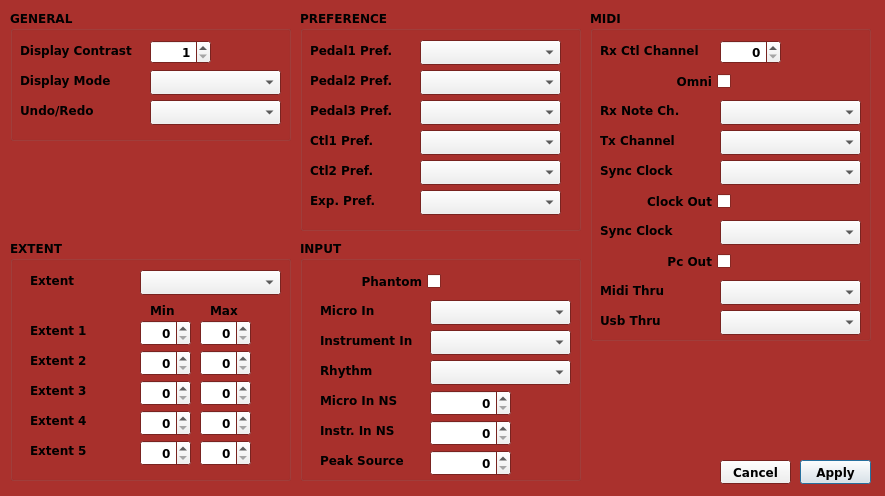
<?xml version="1.0" encoding="UTF-8"?>
<ui version="4.0">
 <class>BossRc500SystemDialog</class>
 <widget class="QDialog" name="BossRc500SystemDialog">
  <property name="geometry">
   <rect>
    <x>0</x>
    <y>0</y>
    <width>885</width>
    <height>496</height>
   </rect>
  </property>
  <property name="palette">
   <palette>
    <active>
     <colorrole role="Base">
      <brush brushstyle="SolidPattern">
       <color alpha="255">
        <red>255</red>
        <green>255</green>
        <blue>255</blue>
       </color>
      </brush>
     </colorrole>
     <colorrole role="Window">
      <brush brushstyle="SolidPattern">
       <color alpha="255">
        <red>170</red>
        <green>49</green>
        <blue>45</blue>
       </color>
      </brush>
     </colorrole>
    </active>
    <inactive>
     <colorrole role="Base">
      <brush brushstyle="SolidPattern">
       <color alpha="255">
        <red>255</red>
        <green>255</green>
        <blue>255</blue>
       </color>
      </brush>
     </colorrole>
     <colorrole role="Window">
      <brush brushstyle="SolidPattern">
       <color alpha="255">
        <red>170</red>
        <green>49</green>
        <blue>45</blue>
       </color>
      </brush>
     </colorrole>
    </inactive>
    <disabled>
     <colorrole role="Base">
      <brush brushstyle="SolidPattern">
       <color alpha="255">
        <red>170</red>
        <green>49</green>
        <blue>45</blue>
       </color>
      </brush>
     </colorrole>
     <colorrole role="Window">
      <brush brushstyle="SolidPattern">
       <color alpha="255">
        <red>170</red>
        <green>49</green>
        <blue>45</blue>
       </color>
      </brush>
     </colorrole>
    </disabled>
   </palette>
  </property>
  <property name="font">
   <font>
    <family>Bitstream Vera Sans</family>
    <weight>75</weight>
    <bold>true</bold>
   </font>
  </property>
  <property name="windowTitle">
   <string>Dialog</string>
  </property>
  <widget class="QGroupBox" name="gp_General">
   <property name="geometry">
    <rect>
     <x>10</x>
     <y>10</y>
     <width>281</width>
     <height>131</height>
    </rect>
   </property>
   <property name="title">
    <string>GENERAL</string>
   </property>
   <widget class="QLabel" name="label_general_DisplayContrast">
    <property name="geometry">
     <rect>
      <x>10</x>
      <y>30</y>
      <width>131</width>
      <height>21</height>
     </rect>
    </property>
    <property name="text">
     <string>Display Contrast</string>
    </property>
   </widget>
   <widget class="QComboBox" name="general_DisplayMode">
    <property name="geometry">
     <rect>
      <x>140</x>
      <y>60</y>
      <width>131</width>
      <height>25</height>
     </rect>
    </property>
   </widget>
   <widget class="QLabel" name="label_general_DisplayMode">
    <property name="geometry">
     <rect>
      <x>10</x>
      <y>60</y>
      <width>101</width>
      <height>21</height>
     </rect>
    </property>
    <property name="text">
     <string>Display Mode</string>
    </property>
   </widget>
   <widget class="QLabel" name="label_general_UndoREdo">
    <property name="geometry">
     <rect>
      <x>10</x>
      <y>90</y>
      <width>101</width>
      <height>21</height>
     </rect>
    </property>
    <property name="text">
     <string>Undo/Redo</string>
    </property>
   </widget>
   <widget class="QComboBox" name="general_UndoRedo">
    <property name="geometry">
     <rect>
      <x>140</x>
      <y>90</y>
      <width>131</width>
      <height>25</height>
     </rect>
    </property>
   </widget>
   <widget class="QSpinBox" name="general_DisplayContrast">
    <property name="geometry">
     <rect>
      <x>140</x>
      <y>30</y>
      <width>61</width>
      <height>24</height>
     </rect>
    </property>
    <property name="alignment">
     <set>Qt::AlignRight|Qt::AlignTrailing|Qt::AlignVCenter</set>
    </property>
    <property name="minimum">
     <number>1</number>
    </property>
    <property name="maximum">
     <number>10</number>
    </property>
   </widget>
  </widget>
  <widget class="QGroupBox" name="gp_Preference">
   <property name="geometry">
    <rect>
     <x>300</x>
     <y>10</y>
     <width>281</width>
     <height>221</height>
    </rect>
   </property>
   <property name="title">
    <string>PREFERENCE</string>
   </property>
   <widget class="QLabel" name="label_Pref_Pedal1Pref">
    <property name="geometry">
     <rect>
      <x>10</x>
      <y>30</y>
      <width>101</width>
      <height>21</height>
     </rect>
    </property>
    <property name="text">
     <string>Pedal1 Pref.</string>
    </property>
   </widget>
   <widget class="QComboBox" name="pref_Pedal1Pref">
    <property name="geometry">
     <rect>
      <x>120</x>
      <y>30</y>
      <width>141</width>
      <height>25</height>
     </rect>
    </property>
   </widget>
   <widget class="QComboBox" name="pref_Pedal2Pref">
    <property name="geometry">
     <rect>
      <x>120</x>
      <y>60</y>
      <width>141</width>
      <height>25</height>
     </rect>
    </property>
   </widget>
   <widget class="QLabel" name="label_Pref_Pedal2Pref">
    <property name="geometry">
     <rect>
      <x>10</x>
      <y>60</y>
      <width>101</width>
      <height>21</height>
     </rect>
    </property>
    <property name="text">
     <string>Pedal2 Pref.</string>
    </property>
   </widget>
   <widget class="QLabel" name="label_Pref_Pedal3Pref">
    <property name="geometry">
     <rect>
      <x>10</x>
      <y>90</y>
      <width>101</width>
      <height>21</height>
     </rect>
    </property>
    <property name="text">
     <string>Pedal3 Pref.</string>
    </property>
   </widget>
   <widget class="QComboBox" name="pref_Pedal3Pref">
    <property name="geometry">
     <rect>
      <x>120</x>
      <y>90</y>
      <width>141</width>
      <height>25</height>
     </rect>
    </property>
   </widget>
   <widget class="QComboBox" name="pref_Ctl1Pref">
    <property name="geometry">
     <rect>
      <x>120</x>
      <y>120</y>
      <width>141</width>
      <height>25</height>
     </rect>
    </property>
   </widget>
   <widget class="QLabel" name="label_Pref_Ctl1Pref">
    <property name="geometry">
     <rect>
      <x>10</x>
      <y>120</y>
      <width>101</width>
      <height>21</height>
     </rect>
    </property>
    <property name="text">
     <string>Ctl1 Pref.</string>
    </property>
   </widget>
   <widget class="QComboBox" name="pref_Ctl2Pref">
    <property name="geometry">
     <rect>
      <x>120</x>
      <y>150</y>
      <width>141</width>
      <height>25</height>
     </rect>
    </property>
   </widget>
   <widget class="QLabel" name="label_Pref_Ctl2Pref">
    <property name="geometry">
     <rect>
      <x>10</x>
      <y>150</y>
      <width>101</width>
      <height>21</height>
     </rect>
    </property>
    <property name="text">
     <string>Ctl2 Pref.</string>
    </property>
   </widget>
   <widget class="QLabel" name="label_Pref_ExpPref">
    <property name="geometry">
     <rect>
      <x>10</x>
      <y>180</y>
      <width>101</width>
      <height>21</height>
     </rect>
    </property>
    <property name="text">
     <string>Exp. Pref.</string>
    </property>
   </widget>
   <widget class="QComboBox" name="pref_ExpPref">
    <property name="geometry">
     <rect>
      <x>120</x>
      <y>180</y>
      <width>141</width>
      <height>25</height>
     </rect>
    </property>
   </widget>
  </widget>
  <widget class="QGroupBox" name="gp_Midi">
   <property name="geometry">
    <rect>
     <x>590</x>
     <y>10</y>
     <width>281</width>
     <height>331</height>
    </rect>
   </property>
   <property name="title">
    <string>MIDI</string>
   </property>
   <widget class="QComboBox" name="midi_RxNoteCh">
    <property name="geometry">
     <rect>
      <x>130</x>
      <y>90</y>
      <width>141</width>
      <height>25</height>
     </rect>
    </property>
   </widget>
   <widget class="QLabel" name="label_midi_RxNoteCh">
    <property name="geometry">
     <rect>
      <x>10</x>
      <y>90</y>
      <width>101</width>
      <height>21</height>
     </rect>
    </property>
    <property name="text">
     <string>Rx Note Ch.</string>
    </property>
   </widget>
   <widget class="QLabel" name="label_midi_TxChannel">
    <property name="geometry">
     <rect>
      <x>10</x>
      <y>120</y>
      <width>101</width>
      <height>21</height>
     </rect>
    </property>
    <property name="text">
     <string>Tx Channel</string>
    </property>
   </widget>
   <widget class="QComboBox" name="midi_TxChannel">
    <property name="geometry">
     <rect>
      <x>130</x>
      <y>120</y>
      <width>141</width>
      <height>25</height>
     </rect>
    </property>
   </widget>
   <widget class="QLabel" name="label_midi_SyncClock">
    <property name="geometry">
     <rect>
      <x>10</x>
      <y>150</y>
      <width>101</width>
      <height>21</height>
     </rect>
    </property>
    <property name="text">
     <string>Sync Clock</string>
    </property>
   </widget>
   <widget class="QLabel" name="label_midi_RxCtlChannel">
    <property name="geometry">
     <rect>
      <x>10</x>
      <y>30</y>
      <width>111</width>
      <height>21</height>
     </rect>
    </property>
    <property name="text">
     <string>Rx Ctl Channel</string>
    </property>
   </widget>
   <widget class="QSpinBox" name="midi_RxCtlChannel">
    <property name="geometry">
     <rect>
      <x>130</x>
      <y>30</y>
      <width>61</width>
      <height>24</height>
     </rect>
    </property>
    <property name="alignment">
     <set>Qt::AlignRight|Qt::AlignTrailing|Qt::AlignVCenter</set>
    </property>
    <property name="maximum">
     <number>100</number>
    </property>
   </widget>
   <widget class="QComboBox" name="midi_SyncClock">
    <property name="geometry">
     <rect>
      <x>130</x>
      <y>150</y>
      <width>141</width>
      <height>25</height>
     </rect>
    </property>
   </widget>
   <widget class="QCheckBox" name="midi_ClockOut">
    <property name="geometry">
     <rect>
      <x>10</x>
      <y>180</y>
      <width>131</width>
      <height>23</height>
     </rect>
    </property>
    <property name="layoutDirection">
     <enum>Qt::RightToLeft</enum>
    </property>
    <property name="text">
     <string>Clock Out</string>
    </property>
   </widget>
   <widget class="QComboBox" name="midi_SyncClock_2">
    <property name="geometry">
     <rect>
      <x>130</x>
      <y>210</y>
      <width>141</width>
      <height>25</height>
     </rect>
    </property>
   </widget>
   <widget class="QLabel" name="label_midi_SyncClock_2">
    <property name="geometry">
     <rect>
      <x>10</x>
      <y>210</y>
      <width>101</width>
      <height>21</height>
     </rect>
    </property>
    <property name="text">
     <string>Sync Clock</string>
    </property>
   </widget>
   <widget class="QCheckBox" name="midi_PcOut">
    <property name="geometry">
     <rect>
      <x>10</x>
      <y>240</y>
      <width>131</width>
      <height>23</height>
     </rect>
    </property>
    <property name="layoutDirection">
     <enum>Qt::RightToLeft</enum>
    </property>
    <property name="text">
     <string>Pc Out</string>
    </property>
   </widget>
   <widget class="QLabel" name="label_midi_MidiThru">
    <property name="geometry">
     <rect>
      <x>10</x>
      <y>270</y>
      <width>101</width>
      <height>21</height>
     </rect>
    </property>
    <property name="text">
     <string>Midi Thru</string>
    </property>
   </widget>
   <widget class="QComboBox" name="midi_MidiThru">
    <property name="geometry">
     <rect>
      <x>130</x>
      <y>270</y>
      <width>141</width>
      <height>25</height>
     </rect>
    </property>
   </widget>
   <widget class="QLabel" name="label_midi_UsbThru">
    <property name="geometry">
     <rect>
      <x>10</x>
      <y>300</y>
      <width>101</width>
      <height>21</height>
     </rect>
    </property>
    <property name="text">
     <string>Usb Thru</string>
    </property>
   </widget>
   <widget class="QComboBox" name="midi_UsbThru">
    <property name="geometry">
     <rect>
      <x>130</x>
      <y>300</y>
      <width>141</width>
      <height>25</height>
     </rect>
    </property>
   </widget>
   <widget class="QCheckBox" name="midi_Omni">
    <property name="geometry">
     <rect>
      <x>10</x>
      <y>60</y>
      <width>131</width>
      <height>23</height>
     </rect>
    </property>
    <property name="layoutDirection">
     <enum>Qt::RightToLeft</enum>
    </property>
    <property name="text">
     <string>Omni</string>
    </property>
   </widget>
  </widget>
  <widget class="QGroupBox" name="gp_Extent">
   <property name="geometry">
    <rect>
     <x>10</x>
     <y>240</y>
     <width>281</width>
     <height>241</height>
    </rect>
   </property>
   <property name="title">
    <string>EXTENT</string>
   </property>
   <widget class="QLabel" name="label_extent_Extent1">
    <property name="geometry">
     <rect>
      <x>20</x>
      <y>80</y>
      <width>101</width>
      <height>21</height>
     </rect>
    </property>
    <property name="text">
     <string>Extent 1</string>
    </property>
   </widget>
   <widget class="QLabel" name="label_extent_Extent2">
    <property name="geometry">
     <rect>
      <x>20</x>
      <y>110</y>
      <width>101</width>
      <height>21</height>
     </rect>
    </property>
    <property name="text">
     <string>Extent 2</string>
    </property>
   </widget>
   <widget class="QLabel" name="label_extent_Extent3">
    <property name="geometry">
     <rect>
      <x>20</x>
      <y>140</y>
      <width>101</width>
      <height>21</height>
     </rect>
    </property>
    <property name="text">
     <string>Extent 3</string>
    </property>
   </widget>
   <widget class="QLabel" name="label_extent_Extent4">
    <property name="geometry">
     <rect>
      <x>20</x>
      <y>170</y>
      <width>101</width>
      <height>21</height>
     </rect>
    </property>
    <property name="text">
     <string>Extent 4</string>
    </property>
   </widget>
   <widget class="QLabel" name="label_extent_Extent5">
    <property name="geometry">
     <rect>
      <x>20</x>
      <y>200</y>
      <width>101</width>
      <height>21</height>
     </rect>
    </property>
    <property name="text">
     <string>Extent 5</string>
    </property>
   </widget>
   <widget class="QSpinBox" name="extent_Extent1Min">
    <property name="geometry">
     <rect>
      <x>130</x>
      <y>80</y>
      <width>51</width>
      <height>26</height>
     </rect>
    </property>
    <property name="alignment">
     <set>Qt::AlignRight|Qt::AlignTrailing|Qt::AlignVCenter</set>
    </property>
   </widget>
   <widget class="QLabel" name="label_extent_Extent">
    <property name="geometry">
     <rect>
      <x>20</x>
      <y>30</y>
      <width>101</width>
      <height>21</height>
     </rect>
    </property>
    <property name="text">
     <string>Extent</string>
    </property>
   </widget>
   <widget class="QComboBox" name="extent_Extent">
    <property name="geometry">
     <rect>
      <x>130</x>
      <y>30</y>
      <width>141</width>
      <height>25</height>
     </rect>
    </property>
   </widget>
   <widget class="QLabel" name="label_extent_ExtentMax">
    <property name="geometry">
     <rect>
      <x>200</x>
      <y>60</y>
      <width>31</width>
      <height>21</height>
     </rect>
    </property>
    <property name="text">
     <string>Max</string>
    </property>
   </widget>
   <widget class="QSpinBox" name="extent_Extent1Max">
    <property name="geometry">
     <rect>
      <x>190</x>
      <y>80</y>
      <width>51</width>
      <height>26</height>
     </rect>
    </property>
    <property name="alignment">
     <set>Qt::AlignRight|Qt::AlignTrailing|Qt::AlignVCenter</set>
    </property>
   </widget>
   <widget class="QSpinBox" name="extent_Extent2Max">
    <property name="geometry">
     <rect>
      <x>190</x>
      <y>110</y>
      <width>51</width>
      <height>26</height>
     </rect>
    </property>
    <property name="alignment">
     <set>Qt::AlignRight|Qt::AlignTrailing|Qt::AlignVCenter</set>
    </property>
   </widget>
   <widget class="QLabel" name="label_extent_ExtentMin">
    <property name="geometry">
     <rect>
      <x>140</x>
      <y>60</y>
      <width>31</width>
      <height>21</height>
     </rect>
    </property>
    <property name="text">
     <string>Min</string>
    </property>
   </widget>
   <widget class="QSpinBox" name="extent_Extent2Min">
    <property name="geometry">
     <rect>
      <x>130</x>
      <y>110</y>
      <width>51</width>
      <height>26</height>
     </rect>
    </property>
    <property name="alignment">
     <set>Qt::AlignRight|Qt::AlignTrailing|Qt::AlignVCenter</set>
    </property>
   </widget>
   <widget class="QSpinBox" name="extent_Extent3Max">
    <property name="geometry">
     <rect>
      <x>190</x>
      <y>140</y>
      <width>51</width>
      <height>26</height>
     </rect>
    </property>
    <property name="alignment">
     <set>Qt::AlignRight|Qt::AlignTrailing|Qt::AlignVCenter</set>
    </property>
   </widget>
   <widget class="QSpinBox" name="extent_Extent3Min">
    <property name="geometry">
     <rect>
      <x>130</x>
      <y>140</y>
      <width>51</width>
      <height>26</height>
     </rect>
    </property>
    <property name="alignment">
     <set>Qt::AlignRight|Qt::AlignTrailing|Qt::AlignVCenter</set>
    </property>
   </widget>
   <widget class="QSpinBox" name="extent_Extent4Max">
    <property name="geometry">
     <rect>
      <x>190</x>
      <y>170</y>
      <width>51</width>
      <height>26</height>
     </rect>
    </property>
    <property name="alignment">
     <set>Qt::AlignRight|Qt::AlignTrailing|Qt::AlignVCenter</set>
    </property>
   </widget>
   <widget class="QSpinBox" name="extent_Extent4Min">
    <property name="geometry">
     <rect>
      <x>130</x>
      <y>170</y>
      <width>51</width>
      <height>26</height>
     </rect>
    </property>
    <property name="alignment">
     <set>Qt::AlignRight|Qt::AlignTrailing|Qt::AlignVCenter</set>
    </property>
   </widget>
   <widget class="QSpinBox" name="extent_Extent5Max">
    <property name="geometry">
     <rect>
      <x>190</x>
      <y>200</y>
      <width>51</width>
      <height>26</height>
     </rect>
    </property>
    <property name="alignment">
     <set>Qt::AlignRight|Qt::AlignTrailing|Qt::AlignVCenter</set>
    </property>
   </widget>
   <widget class="QSpinBox" name="extent_Extent5Min">
    <property name="geometry">
     <rect>
      <x>130</x>
      <y>200</y>
      <width>51</width>
      <height>26</height>
     </rect>
    </property>
    <property name="alignment">
     <set>Qt::AlignRight|Qt::AlignTrailing|Qt::AlignVCenter</set>
    </property>
   </widget>
  </widget>
  <widget class="QGroupBox" name="gp_Input">
   <property name="geometry">
    <rect>
     <x>300</x>
     <y>240</y>
     <width>281</width>
     <height>241</height>
    </rect>
   </property>
   <property name="title">
    <string>INPUT</string>
   </property>
   <widget class="QCheckBox" name="input_Phantom">
    <property name="geometry">
     <rect>
      <x>10</x>
      <y>30</y>
      <width>131</width>
      <height>23</height>
     </rect>
    </property>
    <property name="layoutDirection">
     <enum>Qt::RightToLeft</enum>
    </property>
    <property name="text">
     <string>Phantom</string>
    </property>
   </widget>
   <widget class="QLabel" name="label_input_MicroIn">
    <property name="geometry">
     <rect>
      <x>20</x>
      <y>60</y>
      <width>101</width>
      <height>21</height>
     </rect>
    </property>
    <property name="text">
     <string>Micro In</string>
    </property>
   </widget>
   <widget class="QComboBox" name="input_MicroIn">
    <property name="geometry">
     <rect>
      <x>130</x>
      <y>60</y>
      <width>141</width>
      <height>25</height>
     </rect>
    </property>
   </widget>
   <widget class="QComboBox" name="input_InstrumentIn">
    <property name="geometry">
     <rect>
      <x>130</x>
      <y>90</y>
      <width>141</width>
      <height>25</height>
     </rect>
    </property>
   </widget>
   <widget class="QLabel" name="label_input_InstrIn">
    <property name="geometry">
     <rect>
      <x>20</x>
      <y>90</y>
      <width>101</width>
      <height>21</height>
     </rect>
    </property>
    <property name="text">
     <string>Instrument In</string>
    </property>
   </widget>
   <widget class="QLabel" name="label_input_Rhythm">
    <property name="geometry">
     <rect>
      <x>20</x>
      <y>120</y>
      <width>101</width>
      <height>21</height>
     </rect>
    </property>
    <property name="text">
     <string>Rhythm</string>
    </property>
   </widget>
   <widget class="QComboBox" name="input_Rhythm">
    <property name="geometry">
     <rect>
      <x>130</x>
      <y>120</y>
      <width>141</width>
      <height>25</height>
     </rect>
    </property>
   </widget>
   <widget class="QLabel" name="label_input_MicroInNs">
    <property name="geometry">
     <rect>
      <x>20</x>
      <y>150</y>
      <width>101</width>
      <height>21</height>
     </rect>
    </property>
    <property name="text">
     <string>Micro In NS</string>
    </property>
   </widget>
   <widget class="QLabel" name="label_input_PeakSource">
    <property name="geometry">
     <rect>
      <x>20</x>
      <y>210</y>
      <width>101</width>
      <height>21</height>
     </rect>
    </property>
    <property name="text">
     <string>Peak Source</string>
    </property>
   </widget>
   <widget class="QSpinBox" name="input_PeakSource">
    <property name="geometry">
     <rect>
      <x>130</x>
      <y>210</y>
      <width>81</width>
      <height>26</height>
     </rect>
    </property>
    <property name="alignment">
     <set>Qt::AlignRight|Qt::AlignTrailing|Qt::AlignVCenter</set>
    </property>
   </widget>
   <widget class="QSpinBox" name="input_MicroInNs">
    <property name="geometry">
     <rect>
      <x>130</x>
      <y>150</y>
      <width>81</width>
      <height>26</height>
     </rect>
    </property>
    <property name="alignment">
     <set>Qt::AlignRight|Qt::AlignTrailing|Qt::AlignVCenter</set>
    </property>
   </widget>
   <widget class="QLabel" name="label_input_InstrInNs">
    <property name="geometry">
     <rect>
      <x>20</x>
      <y>180</y>
      <width>101</width>
      <height>21</height>
     </rect>
    </property>
    <property name="text">
     <string>Instr. In NS</string>
    </property>
   </widget>
   <widget class="QSpinBox" name="input_InstrInNs">
    <property name="geometry">
     <rect>
      <x>130</x>
      <y>180</y>
      <width>81</width>
      <height>26</height>
     </rect>
    </property>
    <property name="alignment">
     <set>Qt::AlignRight|Qt::AlignTrailing|Qt::AlignVCenter</set>
    </property>
   </widget>
  </widget>
  <widget class="QPushButton" name="button_Apply">
   <property name="geometry">
    <rect>
     <x>800</x>
     <y>460</y>
     <width>71</width>
     <height>24</height>
    </rect>
   </property>
   <property name="text">
    <string>Apply</string>
   </property>
  </widget>
  <widget class="QPushButton" name="button_Cancel">
   <property name="geometry">
    <rect>
     <x>720</x>
     <y>460</y>
     <width>71</width>
     <height>24</height>
    </rect>
   </property>
   <property name="text">
    <string>Cancel</string>
   </property>
  </widget>
 </widget>
 <layoutdefault spacing="5" margin="8"/>
 <tabstops>
  <tabstop>general_DisplayContrast</tabstop>
  <tabstop>general_DisplayMode</tabstop>
  <tabstop>general_UndoRedo</tabstop>
  <tabstop>pref_Pedal1Pref</tabstop>
  <tabstop>pref_Pedal2Pref</tabstop>
  <tabstop>pref_Pedal3Pref</tabstop>
  <tabstop>pref_Ctl1Pref</tabstop>
  <tabstop>pref_Ctl2Pref</tabstop>
  <tabstop>pref_ExpPref</tabstop>
  <tabstop>midi_RxCtlChannel</tabstop>
  <tabstop>midi_Omni</tabstop>
  <tabstop>midi_RxNoteCh</tabstop>
  <tabstop>midi_TxChannel</tabstop>
  <tabstop>midi_SyncClock</tabstop>
  <tabstop>midi_ClockOut</tabstop>
  <tabstop>midi_SyncClock_2</tabstop>
  <tabstop>midi_PcOut</tabstop>
  <tabstop>midi_MidiThru</tabstop>
  <tabstop>midi_UsbThru</tabstop>
  <tabstop>extent_Extent</tabstop>
  <tabstop>extent_Extent1Min</tabstop>
  <tabstop>extent_Extent1Max</tabstop>
  <tabstop>extent_Extent2Min</tabstop>
  <tabstop>extent_Extent2Max</tabstop>
  <tabstop>extent_Extent3Min</tabstop>
  <tabstop>extent_Extent3Max</tabstop>
  <tabstop>extent_Extent4Min</tabstop>
  <tabstop>extent_Extent4Max</tabstop>
  <tabstop>extent_Extent5Min</tabstop>
  <tabstop>extent_Extent5Max</tabstop>
  <tabstop>input_Phantom</tabstop>
  <tabstop>input_MicroIn</tabstop>
  <tabstop>input_InstrumentIn</tabstop>
  <tabstop>input_Rhythm</tabstop>
  <tabstop>input_MicroInNs</tabstop>
  <tabstop>input_InstrInNs</tabstop>
  <tabstop>input_PeakSource</tabstop>
  <tabstop>button_Cancel</tabstop>
  <tabstop>button_Apply</tabstop>
 </tabstops>
 <resources/>
 <connections/>
 <designerdata>
  <property name="gridDeltaX">
   <number>10</number>
  </property>
  <property name="gridDeltaY">
   <number>10</number>
  </property>
  <property name="gridSnapX">
   <bool>true</bool>
  </property>
  <property name="gridSnapY">
   <bool>true</bool>
  </property>
  <property name="gridVisible">
   <bool>false</bool>
  </property>
 </designerdata>
</ui>
